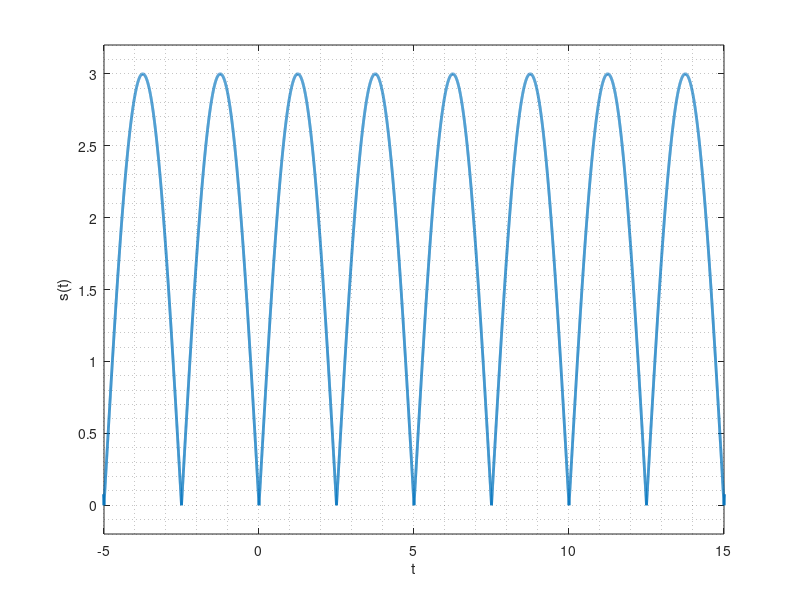

This figure's MATLAB source: (Note: this script raises an error after producing the figure.)
clc; close all; clear all;

T=5;
ts=1e-3;
t=-4*T:ts:4*T;

%Funcion 
x=abs(3*sin(6*pi/15*t));

figure()
plot(t,x,'linewidth',2);
ylabel('s(t)'); xlabel('t');
ylim([min(x)-0.2,max(x)+0.2]); xlim([min(t),max(t)]);
grid(gca,'minor');
xlim([-5 15])

% Función de sintesis (sumatoria)
x_fs1=fssintfunction(T,0,2,t);
figure()
plot(t,x_fs1,'linewidth',2);
ylabel('s(t)'); xlabel('t');
ylim([min(real(x_fs1))-0.2,max(real(x_fs1))+0.2]); xlim([min(t),max(t)]);
grid(gca,'minor');
title('k=-1 a 1');

omega=(2*pi)/T;
s_minus1=fscoeficiente(-1)*exp(1j*omega*(-1)*t);
s_0=fscoeficiente(0)*exp(1j*omega*(0)*t);
s_1=fscoeficiente(1)*exp(1j*omega*(1)*t);

figure()
hold on
plot(t,s_0,'linewidth',1);
plot(t,s_1,'r--','linewidth',1);
% k=2;
% plot(t,fscoeficiente(k)*exp(1j*omega*(k)*t),'linewidth',1);
% plot(t,fscoeficiente(-k)*exp(1j*omega*(-k)*t),'linewidth',1);
% k=3;
% plot(t,fscoeficiente(k)*exp(1j*omega*(k)*t),'linewidth',1);
% plot(t,fscoeficiente(-k)*exp(1j*omega*(-k)*t),'linewidth',1);
% k=4;
% plot(t,fscoeficiente(k)*exp(1j*omega*(k)*t),'linewidth',1);
% plot(t,fscoeficiente(-k)*exp(1j*omega*(-k)*t),'linewidth',1);
% k=100;
% plot(t,fscoeficiente(k)*exp(1j*omega*(k)*t),'linewidth',1);
% plot(t,fscoeficiente(-k)*exp(1j*omega*(-k)*t),'linewidth',1);

hold off
legend('s_0','s_1');
ylabel('x(t)'); xlabel('t');
xlim([min(t),max(t)]);
grid(gca,'minor');
